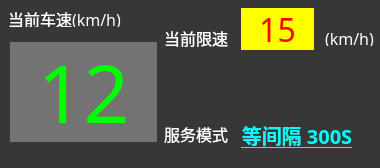
    <widget class="QFrame" name="frame_left">
     <property name="geometry">
      <rect>
       <x>4</x>
       <y>0</y>
       <width>380</width>
       <height>168</height>
      </rect>
     </property>
     <property name="palette">
      <palette>
       <active>
        <colorrole role="WindowText">
         <brush brushstyle="SolidPattern">
          <color alpha="255">
           <red>255</red>
           <green>255</green>
           <blue>255</blue>
          </color>
         </brush>
        </colorrole>
        <colorrole role="Button">
         <brush brushstyle="SolidPattern">
          <color alpha="255">
           <red>55</red>
           <green>55</green>
           <blue>55</blue>
          </color>
         </brush>
        </colorrole>
        <colorrole role="Light">
         <brush brushstyle="SolidPattern">
          <color alpha="255">
           <red>82</red>
           <green>82</green>
           <blue>82</blue>
          </color>
         </brush>
        </colorrole>
        <colorrole role="Midlight">
         <brush brushstyle="SolidPattern">
          <color alpha="255">
           <red>68</red>
           <green>68</green>
           <blue>68</blue>
          </color>
         </brush>
        </colorrole>
        <colorrole role="Dark">
         <brush brushstyle="SolidPattern">
          <color alpha="255">
           <red>27</red>
           <green>27</green>
           <blue>27</blue>
          </color>
         </brush>
        </colorrole>
        <colorrole role="Mid">
         <brush brushstyle="SolidPattern">
          <color alpha="255">
           <red>36</red>
           <green>36</green>
           <blue>36</blue>
          </color>
         </brush>
        </colorrole>
        <colorrole role="Text">
         <brush brushstyle="SolidPattern">
          <color alpha="255">
           <red>255</red>
           <green>255</green>
           <blue>255</blue>
          </color>
         </brush>
        </colorrole>
        <colorrole role="BrightText">
         <brush brushstyle="SolidPattern">
          <color alpha="255">
           <red>255</red>
           <green>255</green>
           <blue>255</blue>
          </color>
         </brush>
        </colorrole>
        <colorrole role="ButtonText">
         <brush brushstyle="SolidPattern">
          <color alpha="255">
           <red>255</red>
           <green>255</green>
           <blue>255</blue>
          </color>
         </brush>
        </colorrole>
        <colorrole role="Base">
         <brush brushstyle="SolidPattern">
          <color alpha="255">
           <red>0</red>
           <green>0</green>
           <blue>0</blue>
          </color>
         </brush>
        </colorrole>
        <colorrole role="Window">
         <brush brushstyle="SolidPattern">
          <color alpha="255">
           <red>55</red>
           <green>55</green>
           <blue>55</blue>
          </color>
         </brush>
        </colorrole>
        <colorrole role="Shadow">
         <brush brushstyle="SolidPattern">
          <color alpha="255">
           <red>0</red>
           <green>0</green>
           <blue>0</blue>
          </color>
         </brush>
        </colorrole>
        <colorrole role="AlternateBase">
         <brush brushstyle="SolidPattern">
          <color alpha="255">
           <red>27</red>
           <green>27</green>
           <blue>27</blue>
          </color>
         </brush>
        </colorrole>
        <colorrole role="ToolTipBase">
         <brush brushstyle="SolidPattern">
          <color alpha="255">
           <red>255</red>
           <green>255</green>
           <blue>220</blue>
          </color>
         </brush>
        </colorrole>
        <colorrole role="ToolTipText">
         <brush brushstyle="SolidPattern">
          <color alpha="255">
           <red>0</red>
           <green>0</green>
           <blue>0</blue>
          </color>
         </brush>
        </colorrole>
       </active>
       <inactive>
        <colorrole role="WindowText">
         <brush brushstyle="SolidPattern">
          <color alpha="255">
           <red>255</red>
           <green>255</green>
           <blue>255</blue>
          </color>
         </brush>
        </colorrole>
        <colorrole role="Button">
         <brush brushstyle="SolidPattern">
          <color alpha="255">
           <red>55</red>
           <green>55</green>
           <blue>55</blue>
          </color>
         </brush>
        </colorrole>
        <colorrole role="Light">
         <brush brushstyle="SolidPattern">
          <color alpha="255">
           <red>82</red>
           <green>82</green>
           <blue>82</blue>
          </color>
         </brush>
        </colorrole>
        <colorrole role="Midlight">
         <brush brushstyle="SolidPattern">
          <color alpha="255">
           <red>68</red>
           <green>68</green>
           <blue>68</blue>
          </color>
         </brush>
        </colorrole>
        <colorrole role="Dark">
         <brush brushstyle="SolidPattern">
          <color alpha="255">
           <red>27</red>
           <green>27</green>
           <blue>27</blue>
          </color>
         </brush>
        </colorrole>
        <colorrole role="Mid">
         <brush brushstyle="SolidPattern">
          <color alpha="255">
           <red>36</red>
           <green>36</green>
           <blue>36</blue>
          </color>
         </brush>
        </colorrole>
        <colorrole role="Text">
         <brush brushstyle="SolidPattern">
          <color alpha="255">
           <red>255</red>
           <green>255</green>
           <blue>255</blue>
          </color>
         </brush>
        </colorrole>
        <colorrole role="BrightText">
         <brush brushstyle="SolidPattern">
          <color alpha="255">
           <red>255</red>
           <green>255</green>
           <blue>255</blue>
          </color>
         </brush>
        </colorrole>
        <colorrole role="ButtonText">
         <brush brushstyle="SolidPattern">
          <color alpha="255">
           <red>255</red>
           <green>255</green>
           <blue>255</blue>
          </color>
         </brush>
        </colorrole>
        <colorrole role="Base">
         <brush brushstyle="SolidPattern">
          <color alpha="255">
           <red>0</red>
           <green>0</green>
           <blue>0</blue>
          </color>
         </brush>
        </colorrole>
        <colorrole role="Window">
         <brush brushstyle="SolidPattern">
          <color alpha="255">
           <red>55</red>
           <green>55</green>
           <blue>55</blue>
          </color>
         </brush>
        </colorrole>
        <colorrole role="Shadow">
         <brush brushstyle="SolidPattern">
          <color alpha="255">
           <red>0</red>
           <green>0</green>
           <blue>0</blue>
          </color>
         </brush>
        </colorrole>
        <colorrole role="AlternateBase">
         <brush brushstyle="SolidPattern">
          <color alpha="255">
           <red>27</red>
           <green>27</green>
           <blue>27</blue>
          </color>
         </brush>
        </colorrole>
        <colorrole role="ToolTipBase">
         <brush brushstyle="SolidPattern">
          <color alpha="255">
           <red>255</red>
           <green>255</green>
           <blue>220</blue>
          </color>
         </brush>
        </colorrole>
        <colorrole role="ToolTipText">
         <brush brushstyle="SolidPattern">
          <color alpha="255">
           <red>0</red>
           <green>0</green>
           <blue>0</blue>
          </color>
         </brush>
        </colorrole>
       </inactive>
       <disabled>
        <colorrole role="WindowText">
         <brush brushstyle="SolidPattern">
          <color alpha="255">
           <red>27</red>
           <green>27</green>
           <blue>27</blue>
          </color>
         </brush>
        </colorrole>
        <colorrole role="Button">
         <brush brushstyle="SolidPattern">
          <color alpha="255">
           <red>55</red>
           <green>55</green>
           <blue>55</blue>
          </color>
         </brush>
        </colorrole>
        <colorrole role="Light">
         <brush brushstyle="SolidPattern">
          <color alpha="255">
           <red>82</red>
           <green>82</green>
           <blue>82</blue>
          </color>
         </brush>
        </colorrole>
        <colorrole role="Midlight">
         <brush brushstyle="SolidPattern">
          <color alpha="255">
           <red>68</red>
           <green>68</green>
           <blue>68</blue>
          </color>
         </brush>
        </colorrole>
        <colorrole role="Dark">
         <brush brushstyle="SolidPattern">
          <color alpha="255">
           <red>27</red>
           <green>27</green>
           <blue>27</blue>
          </color>
         </brush>
        </colorrole>
        <colorrole role="Mid">
         <brush brushstyle="SolidPattern">
          <color alpha="255">
           <red>36</red>
           <green>36</green>
           <blue>36</blue>
          </color>
         </brush>
        </colorrole>
        <colorrole role="Text">
         <brush brushstyle="SolidPattern">
          <color alpha="255">
           <red>27</red>
           <green>27</green>
           <blue>27</blue>
          </color>
         </brush>
        </colorrole>
        <colorrole role="BrightText">
         <brush brushstyle="SolidPattern">
          <color alpha="255">
           <red>255</red>
           <green>255</green>
           <blue>255</blue>
          </color>
         </brush>
        </colorrole>
        <colorrole role="ButtonText">
         <brush brushstyle="SolidPattern">
          <color alpha="255">
           <red>27</red>
           <green>27</green>
           <blue>27</blue>
          </color>
         </brush>
        </colorrole>
        <colorrole role="Base">
         <brush brushstyle="SolidPattern">
          <color alpha="255">
           <red>55</red>
           <green>55</green>
           <blue>55</blue>
          </color>
         </brush>
        </colorrole>
        <colorrole role="Window">
         <brush brushstyle="SolidPattern">
          <color alpha="255">
           <red>55</red>
           <green>55</green>
           <blue>55</blue>
          </color>
         </brush>
        </colorrole>
        <colorrole role="Shadow">
         <brush brushstyle="SolidPattern">
          <color alpha="255">
           <red>0</red>
           <green>0</green>
           <blue>0</blue>
          </color>
         </brush>
        </colorrole>
        <colorrole role="AlternateBase">
         <brush brushstyle="SolidPattern">
          <color alpha="255">
           <red>55</red>
           <green>55</green>
           <blue>55</blue>
          </color>
         </brush>
        </colorrole>
        <colorrole role="ToolTipBase">
         <brush brushstyle="SolidPattern">
          <color alpha="255">
           <red>255</red>
           <green>255</green>
           <blue>220</blue>
          </color>
         </brush>
        </colorrole>
        <colorrole role="ToolTipText">
         <brush brushstyle="SolidPattern">
          <color alpha="255">
           <red>0</red>
           <green>0</green>
           <blue>0</blue>
          </color>
         </brush>
        </colorrole>
       </disabled>
      </palette>
     </property>
     <property name="autoFillBackground">
      <bool>true</bool>
     </property>
     <property name="frameShape">
      <enum>QFrame::Panel</enum>
     </property>
     <property name="frameShadow">
      <enum>QFrame::Plain</enum>
     </property>
     <property name="lineWidth">
      <number>0</number>
     </property>
     <widget class="QLabel" name="lbl_namespeed">
      <property name="geometry">
       <rect>
        <x>8</x>
        <y>11</y>
        <width>169</width>
        <height>16</height>
       </rect>
      </property>
      <property name="font">
       <font>
        <family>微软雅黑</family>
        <pointsize>12</pointsize>
       </font>
      </property>
      <property name="text">
       <string>当前车速(km/h)</string>
      </property>
     </widget>
     <widget class="QLabel" name="lbl_namelimitspeed">
      <property name="geometry">
       <rect>
        <x>164</x>
        <y>24</y>
        <width>91</width>
        <height>27</height>
       </rect>
      </property>
      <property name="font">
       <font>
        <family>微软雅黑</family>
        <pointsize>12</pointsize>
       </font>
      </property>
      <property name="text">
       <string>当前限速</string>
      </property>
     </widget>
     <widget class="QLabel" name="lbl_namemeter">
      <property name="geometry">
       <rect>
        <x>325</x>
        <y>30</y>
        <width>52</width>
        <height>16</height>
       </rect>
      </property>
      <property name="font">
       <font>
        <family>微软雅黑</family>
        <pointsize>12</pointsize>
       </font>
      </property>
      <property name="text">
       <string>(km/h)</string>
      </property>
     </widget>
     <widget class="QLabel" name="lbl_nameservicemode">
      <property name="geometry">
       <rect>
        <x>164</x>
        <y>110</y>
        <width>74</width>
        <height>47</height>
       </rect>
      </property>
      <property name="font">
       <font>
        <family>Sans</family>
        <pointsize>12</pointsize>
        <underline>false</underline>
       </font>
      </property>
      <property name="text">
       <string>服务模式</string>
      </property>
      <property name="textFormat">
       <enum>Qt::PlainText</enum>
      </property>
      <property name="scaledContents">
       <bool>false</bool>
      </property>
      <property name="wordWrap">
       <bool>true</bool>
      </property>
     </widget>
     <widget class="QLabel" name="lbl_speed">
      <property name="geometry">
       <rect>
        <x>10</x>
        <y>42</y>
        <width>147</width>
        <height>100</height>
       </rect>
      </property>
      <property name="palette">
       <palette>
        <active>
         <colorrole role="WindowText">
          <brush brushstyle="SolidPattern">
           <color alpha="255">
            <red>0</red>
            <green>255</green>
            <blue>0</blue>
           </color>
          </brush>
         </colorrole>
         <colorrole role="Base">
          <brush brushstyle="SolidPattern">
           <color alpha="255">
            <red>170</red>
            <green>0</green>
            <blue>0</blue>
           </color>
          </brush>
         </colorrole>
         <colorrole role="Window">
          <brush brushstyle="SolidPattern">
           <color alpha="255">
            <red>115</red>
            <green>115</green>
            <blue>115</blue>
           </color>
          </brush>
         </colorrole>
        </active>
        <inactive>
         <colorrole role="WindowText">
          <brush brushstyle="SolidPattern">
           <color alpha="255">
            <red>0</red>
            <green>255</green>
            <blue>0</blue>
           </color>
          </brush>
         </colorrole>
         <colorrole role="Base">
          <brush brushstyle="SolidPattern">
           <color alpha="255">
            <red>170</red>
            <green>0</green>
            <blue>0</blue>
           </color>
          </brush>
         </colorrole>
         <colorrole role="Window">
          <brush brushstyle="SolidPattern">
           <color alpha="255">
            <red>115</red>
            <green>115</green>
            <blue>115</blue>
           </color>
          </brush>
         </colorrole>
        </inactive>
        <disabled>
         <colorrole role="WindowText">
          <brush brushstyle="SolidPattern">
           <color alpha="255">
            <red>27</red>
            <green>27</green>
            <blue>27</blue>
           </color>
          </brush>
         </colorrole>
         <colorrole role="Base">
          <brush brushstyle="SolidPattern">
           <color alpha="255">
            <red>115</red>
            <green>115</green>
            <blue>115</blue>
           </color>
          </brush>
         </colorrole>
         <colorrole role="Window">
          <brush brushstyle="SolidPattern">
           <color alpha="255">
            <red>115</red>
            <green>115</green>
            <blue>115</blue>
           </color>
          </brush>
         </colorrole>
        </disabled>
       </palette>
      </property>
      <property name="font">
       <font>
        <family>微软雅黑</family>
        <pointsize>60</pointsize>
       </font>
      </property>
      <property name="autoFillBackground">
       <bool>true</bool>
      </property>
      <property name="text">
       <string>12</string>
      </property>
      <property name="alignment">
       <set>Qt::AlignCenter</set>
      </property>
     </widget>
     <widget class="QLabel" name="lbl_limitspeed">
      <property name="geometry">
       <rect>
        <x>241</x>
        <y>8</y>
        <width>73</width>
        <height>42</height>
       </rect>
      </property>
      <property name="palette">
       <palette>
        <active>
         <colorrole role="WindowText">
          <brush brushstyle="SolidPattern">
           <color alpha="255">
            <red>255</red>
            <green>0</green>
            <blue>0</blue>
           </color>
          </brush>
         </colorrole>
         <colorrole role="Base">
          <brush brushstyle="SolidPattern">
           <color alpha="255">
            <red>170</red>
            <green>0</green>
            <blue>0</blue>
           </color>
          </brush>
         </colorrole>
         <colorrole role="Window">
          <brush brushstyle="SolidPattern">
           <color alpha="255">
            <red>255</red>
            <green>255</green>
            <blue>0</blue>
           </color>
          </brush>
         </colorrole>
        </active>
        <inactive>
         <colorrole role="WindowText">
          <brush brushstyle="SolidPattern">
           <color alpha="255">
            <red>255</red>
            <green>0</green>
            <blue>0</blue>
           </color>
          </brush>
         </colorrole>
         <colorrole role="Base">
          <brush brushstyle="SolidPattern">
           <color alpha="255">
            <red>170</red>
            <green>0</green>
            <blue>0</blue>
           </color>
          </brush>
         </colorrole>
         <colorrole role="Window">
          <brush brushstyle="SolidPattern">
           <color alpha="255">
            <red>255</red>
            <green>255</green>
            <blue>0</blue>
           </color>
          </brush>
         </colorrole>
        </inactive>
        <disabled>
         <colorrole role="WindowText">
          <brush brushstyle="SolidPattern">
           <color alpha="255">
            <red>27</red>
            <green>27</green>
            <blue>27</blue>
           </color>
          </brush>
         </colorrole>
         <colorrole role="Base">
          <brush brushstyle="SolidPattern">
           <color alpha="255">
            <red>255</red>
            <green>255</green>
            <blue>0</blue>
           </color>
          </brush>
         </colorrole>
         <colorrole role="Window">
          <brush brushstyle="SolidPattern">
           <color alpha="255">
            <red>255</red>
            <green>255</green>
            <blue>0</blue>
           </color>
          </brush>
         </colorrole>
        </disabled>
       </palette>
      </property>
      <property name="font">
       <font>
        <family>微软雅黑</family>
        <pointsize>24</pointsize>
       </font>
      </property>
      <property name="autoFillBackground">
       <bool>true</bool>
      </property>
      <property name="text">
       <string>15</string>
      </property>
      <property name="alignment">
       <set>Qt::AlignCenter</set>
      </property>
     </widget>
     <widget class="QLabel" name="lbl_servicemode">
      <property name="geometry">
       <rect>
        <x>229</x>
        <y>110</y>
        <width>136</width>
        <height>49</height>
       </rect>
      </property>
      <property name="palette">
       <palette>
        <active>
         <colorrole role="WindowText">
          <brush brushstyle="SolidPattern">
           <color alpha="255">
            <red>0</red>
            <green>255</green>
            <blue>255</blue>
           </color>
          </brush>
         </colorrole>
        </active>
        <inactive>
         <colorrole role="WindowText">
          <brush brushstyle="SolidPattern">
           <color alpha="255">
            <red>0</red>
            <green>255</green>
            <blue>255</blue>
           </color>
          </brush>
         </colorrole>
        </inactive>
        <disabled>
         <colorrole role="WindowText">
          <brush brushstyle="SolidPattern">
           <color alpha="255">
            <red>27</red>
            <green>27</green>
            <blue>27</blue>
           </color>
          </brush>
         </colorrole>
        </disabled>
       </palette>
      </property>
      <property name="font">
       <font>
        <family>微软雅黑</family>
        <pointsize>15</pointsize>
        <weight>75</weight>
        <bold>true</bold>
        <underline>true</underline>
       </font>
      </property>
      <property name="text">
       <string>等间隔 300S</string>
      </property>
      <property name="textFormat">
       <enum>Qt::PlainText</enum>
      </property>
      <property name="scaledContents">
       <bool>true</bool>
      </property>
      <property name="alignment">
       <set>Qt::AlignCenter</set>
      </property>
      <property name="wordWrap">
       <bool>true</bool>
      </property>
     </widget>
     <widget class="QLabel" name="pic_Atpinhibi">
      <property name="geometry">
       <rect>
        <x>234</x>
        <y>60</y>
        <width>48</width>
        <height>48</height>
       </rect>
      </property>
      <property name="text">
       <string/>
      </property>
      <property name="pixmap">
       <pixmap>res/ATP_Inhi0.png</pixmap>
      </property>
      <property name="scaledContents">
       <bool>true</bool>
      </property>
      <property name="wordWrap">
       <bool>false</bool>
      </property>
     </widget>
     <widget class="QLabel" name="pic_atpwarning">
      <property name="geometry">
       <rect>
        <x>302</x>
        <y>60</y>
        <width>48</width>
        <height>48</height>
       </rect>
      </property>
      <property name="text">
       <string/>
      </property>
      <property name="pixmap">
       <pixmap>res/ATP_Warning1.png</pixmap>
      </property>
      <property name="scaledContents">
       <bool>true</bool>
      </property>
      <property name="wordWrap">
       <bool>false</bool>
      </property>
     </widget>
     <widget class="QLabel" name="pic_atpprotection">
      <property name="geometry">
       <rect>
        <x>168</x>
        <y>60</y>
        <width>48</width>
        <height>48</height>
       </rect>
      </property>
      <property name="text">
       <string/>
      </property>
      <property name="pixmap">
       <pixmap>res/Train_Ptotect1.png</pixmap>
      </property>
      <property name="scaledContents">
       <bool>true</bool>
      </property>
      <property name="wordWrap">
       <bool>false</bool>
      </property>
     </widget>
    </widget>
